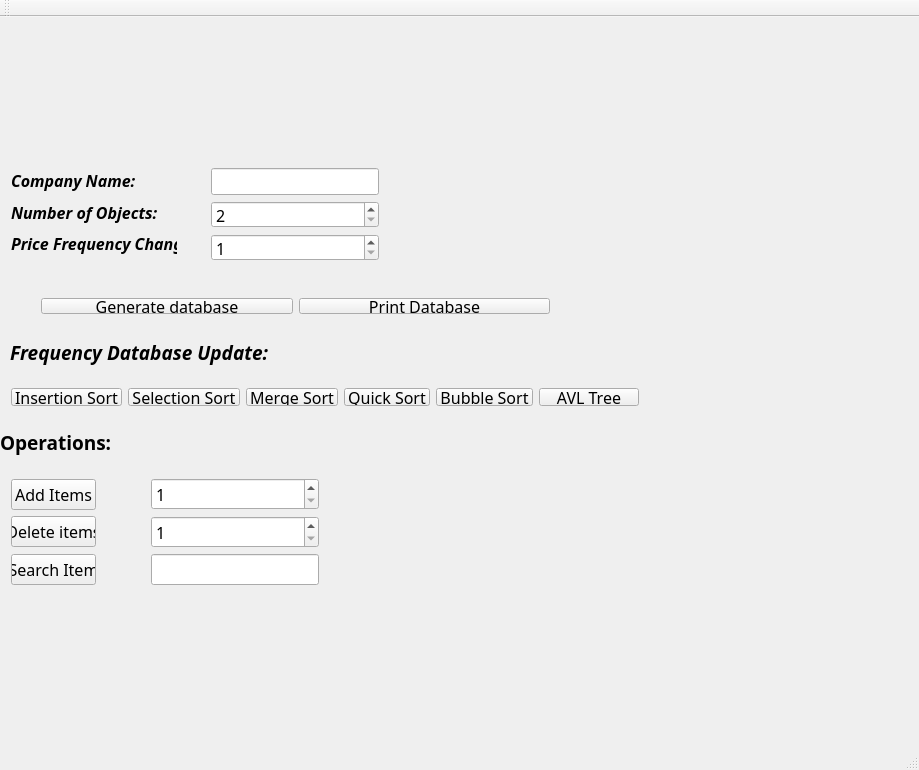
<?xml version="1.0" encoding="UTF-8"?>
<ui version="4.0">
 <class>MainWindow</class>
 <widget class="QMainWindow" name="MainWindow">
  <property name="geometry">
   <rect>
    <x>0</x>
    <y>0</y>
    <width>919</width>
    <height>770</height>
   </rect>
  </property>
  <property name="sizePolicy">
   <sizepolicy hsizetype="Fixed" vsizetype="Fixed">
    <horstretch>0</horstretch>
    <verstretch>0</verstretch>
   </sizepolicy>
  </property>
  <property name="minimumSize">
   <size>
    <width>919</width>
    <height>770</height>
   </size>
  </property>
  <property name="maximumSize">
   <size>
    <width>919</width>
    <height>770</height>
   </size>
  </property>
  <property name="font">
   <font>
    <family>Adobe Devanagari</family>
    <pointsize>12</pointsize>
   </font>
  </property>
  <property name="windowTitle">
   <string>Hotel Database Analyzer </string>
  </property>
  <property name="windowIcon">
   <iconset>
    <normaloff>desktop_icon.png</normaloff>desktop_icon.png</iconset>
  </property>
  <widget class="QWidget" name="centralWidget">
   <widget class="QLabel" name="Desktop_banner">
    <property name="geometry">
     <rect>
      <x>10</x>
      <y>0</y>
      <width>901</width>
      <height>121</height>
     </rect>
    </property>
    <property name="text">
     <string/>
    </property>
   </widget>
   <widget class="QLabel" name="Sortin_option">
    <property name="geometry">
     <rect>
      <x>10</x>
      <y>320</y>
      <width>331</width>
      <height>31</height>
     </rect>
    </property>
    <property name="text">
     <string>&lt;html&gt;&lt;head/&gt;&lt;body&gt;&lt;p&gt;&lt;span style=&quot; font-size:14pt; font-weight:600; font-style:italic; color:#000000;&quot;&gt;Frequency Database Update:&lt;/span&gt;&lt;/p&gt;&lt;/body&gt;&lt;/html&gt;</string>
    </property>
    <property name="scaledContents">
     <bool>true</bool>
    </property>
    <property name="wordWrap">
     <bool>true</bool>
    </property>
   </widget>
   <widget class="QWidget" name="layoutWidget">
    <property name="geometry">
     <rect>
      <x>30</x>
      <y>270</y>
      <width>531</width>
      <height>38</height>
     </rect>
    </property>
    <layout class="QHBoxLayout" name="horizontalLayout">
     <item>
      <widget class="QPushButton" name="generate_database">
       <property name="whatsThis">
        <string/>
       </property>
       <property name="styleSheet">
        <string notr="true">font: italic 12pt &quot;Adobe Devanagari&quot;;</string>
       </property>
       <property name="text">
        <string>Generate database</string>
       </property>
      </widget>
     </item>
     <item>
      <widget class="QPushButton" name="print_database">
       <property name="styleSheet">
        <string notr="true">font: italic 12pt &quot;Adobe Devanagari&quot;;</string>
       </property>
       <property name="text">
        <string>Print Database</string>
       </property>
      </widget>
     </item>
    </layout>
   </widget>
   <widget class="QLabel" name="label_4">
    <property name="geometry">
     <rect>
      <x>0</x>
      <y>410</y>
      <width>141</width>
      <height>31</height>
     </rect>
    </property>
    <property name="text">
     <string>&lt;html&gt;&lt;head/&gt;&lt;body&gt;&lt;p&gt;&lt;span style=&quot; font-size:14pt; font-weight:600;&quot;&gt;Operations:&lt;/span&gt;&lt;/p&gt;&lt;/body&gt;&lt;/html&gt;</string>
    </property>
   </widget>
   <widget class="QWidget" name="layoutWidget">
    <property name="geometry">
     <rect>
      <x>0</x>
      <y>140</y>
      <width>188</width>
      <height>111</height>
     </rect>
    </property>
    <layout class="QVBoxLayout" name="verticalLayout">
     <item>
      <widget class="QLabel" name="label_2">
       <property name="text">
        <string>&lt;html&gt;&lt;head/&gt;&lt;body&gt;&lt;p&gt;&lt;span style=&quot; font-weight:600; font-style:italic;&quot;&gt;Company Name:&lt;/span&gt;&lt;/p&gt;&lt;/body&gt;&lt;/html&gt;</string>
       </property>
      </widget>
     </item>
     <item>
      <widget class="QLabel" name="label">
       <property name="text">
        <string>&lt;html&gt;&lt;head/&gt;&lt;body&gt;&lt;p&gt;&lt;span style=&quot; font-weight:600; font-style:italic;&quot;&gt;Number of Objects:&lt;/span&gt;&lt;/p&gt;&lt;/body&gt;&lt;/html&gt;</string>
       </property>
      </widget>
     </item>
     <item>
      <widget class="QLabel" name="label_3">
       <property name="text">
        <string>&lt;html&gt;&lt;head/&gt;&lt;body&gt;&lt;p&gt;&lt;span style=&quot; font-weight:600; font-style:italic;&quot;&gt;Price Frequency Change:&lt;/span&gt;&lt;/p&gt;&lt;/body&gt;&lt;/html&gt;</string>
       </property>
      </widget>
     </item>
    </layout>
   </widget>
   <widget class="QWidget" name="layoutWidget">
    <property name="geometry">
     <rect>
      <x>200</x>
      <y>140</y>
      <width>190</width>
      <height>115</height>
     </rect>
    </property>
    <layout class="QVBoxLayout" name="verticalLayout_2">
     <item>
      <widget class="QLineEdit" name="lineEdit_hotelName"/>
     </item>
     <item>
      <widget class="QSpinBox" name="spinBox">
       <property name="minimum">
        <number>2</number>
       </property>
       <property name="maximum">
        <number>1000000000</number>
       </property>
      </widget>
     </item>
     <item>
      <widget class="QSpinBox" name="frequency_box">
       <property name="minimum">
        <number>1</number>
       </property>
       <property name="maximum">
        <number>500000</number>
       </property>
      </widget>
     </item>
    </layout>
   </widget>
   <widget class="QWidget" name="layoutWidget">
    <property name="geometry">
     <rect>
      <x>0</x>
      <y>360</y>
      <width>650</width>
      <height>40</height>
     </rect>
    </property>
    <layout class="QHBoxLayout" name="horizontalLayout_2">
     <item>
      <layout class="QHBoxLayout" name="horizontalLayout_4">
       <item>
        <widget class="QPushButton" name="Insertion_sort">
         <property name="text">
          <string>Insertion Sort</string>
         </property>
        </widget>
       </item>
       <item>
        <widget class="QPushButton" name="selection_sort">
         <property name="text">
          <string>Selection Sort</string>
         </property>
        </widget>
       </item>
       <item>
        <widget class="QPushButton" name="merge_sort">
         <property name="text">
          <string>Merge Sort</string>
         </property>
        </widget>
       </item>
       <item>
        <widget class="QPushButton" name="quick_sort">
         <property name="text">
          <string>Quick Sort</string>
         </property>
        </widget>
       </item>
       <item>
        <widget class="QPushButton" name="bubbleSort">
         <property name="text">
          <string>Bubble Sort</string>
         </property>
        </widget>
       </item>
      </layout>
     </item>
     <item>
      <widget class="QPushButton" name="AVL_tree">
       <property name="text">
        <string>AVL Tree</string>
       </property>
      </widget>
     </item>
    </layout>
   </widget>
   <widget class="QWidget" name="layoutWidget">
    <property name="geometry">
     <rect>
      <x>0</x>
      <y>450</y>
      <width>107</width>
      <height>131</height>
     </rect>
    </property>
    <layout class="QVBoxLayout" name="verticalLayout_5">
     <item>
      <layout class="QVBoxLayout" name="verticalLayout_3">
       <item>
        <widget class="QPushButton" name="AddItem">
         <property name="text">
          <string>Add Items</string>
         </property>
        </widget>
       </item>
       <item>
        <widget class="QPushButton" name="pushButton">
         <property name="text">
          <string>Delete items</string>
         </property>
        </widget>
       </item>
      </layout>
     </item>
     <item>
      <widget class="QPushButton" name="pushButton_2">
       <property name="text">
        <string>Search Item</string>
       </property>
      </widget>
     </item>
    </layout>
   </widget>
   <widget class="QWidget" name="layoutWidget">
    <property name="geometry">
     <rect>
      <x>140</x>
      <y>450</y>
      <width>190</width>
      <height>131</height>
     </rect>
    </property>
    <layout class="QVBoxLayout" name="verticalLayout_6">
     <item>
      <layout class="QVBoxLayout" name="verticalLayout_4">
       <item>
        <widget class="QSpinBox" name="vector_add">
         <property name="minimum">
          <number>1</number>
         </property>
         <property name="maximum">
          <number>1000000000</number>
         </property>
        </widget>
       </item>
       <item>
        <widget class="QSpinBox" name="vector_delete">
         <property name="minimum">
          <number>1</number>
         </property>
         <property name="maximum">
          <number>1000000000</number>
         </property>
        </widget>
       </item>
      </layout>
     </item>
     <item>
      <widget class="QLineEdit" name="search"/>
     </item>
    </layout>
   </widget>
  </widget>
  <widget class="QMenuBar" name="menuBar">
   <property name="geometry">
    <rect>
     <x>0</x>
     <y>0</y>
     <width>919</width>
     <height>26</height>
    </rect>
   </property>
  </widget>
  <widget class="QToolBar" name="mainToolBar">
   <attribute name="toolBarArea">
    <enum>TopToolBarArea</enum>
   </attribute>
   <attribute name="toolBarBreak">
    <bool>false</bool>
   </attribute>
  </widget>
  <widget class="QStatusBar" name="statusBar"/>
 </widget>
 <layoutdefault spacing="6" margin="11"/>
 <resources/>
 <connections/>
</ui>
